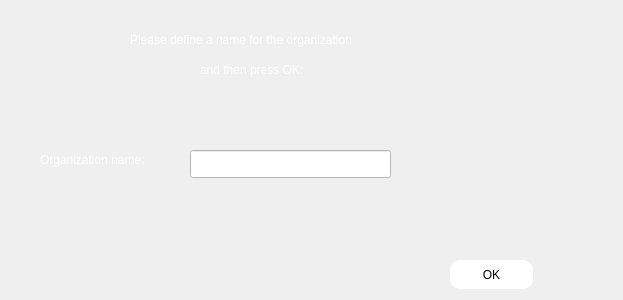
<?xml version="1.0" encoding="UTF-8"?>
<ui version="4.0">
 <class>making_organization</class>
 <widget class="QWidget" name="making_organization">
  <property name="geometry">
   <rect>
    <x>0</x>
    <y>0</y>
    <width>623</width>
    <height>300</height>
   </rect>
  </property>
  <property name="windowTitle">
   <string>Form</string>
  </property>
  <widget class="QLabel" name="label_">
   <property name="geometry">
    <rect>
     <x>130</x>
     <y>30</y>
     <width>331</width>
     <height>20</height>
    </rect>
   </property>
   <property name="styleSheet">
    <string notr="true">#label_
{
color:white;
}</string>
   </property>
   <property name="text">
    <string>Please define a name for the organization</string>
   </property>
  </widget>
  <widget class="QLabel" name="label_2">
   <property name="geometry">
    <rect>
     <x>200</x>
     <y>60</y>
     <width>131</width>
     <height>20</height>
    </rect>
   </property>
   <property name="styleSheet">
    <string notr="true">#label_2
{
color:white;
}</string>
   </property>
   <property name="text">
    <string>and then press OK:</string>
   </property>
  </widget>
  <widget class="QLineEdit" name="led_making">
   <property name="geometry">
    <rect>
     <x>190</x>
     <y>150</y>
     <width>201</width>
     <height>28</height>
    </rect>
   </property>
   <property name="styleSheet">
    <string notr="true">#led_making
{
background-color:white;
}</string>
   </property>
  </widget>
  <widget class="QLabel" name="label_organName">
   <property name="geometry">
    <rect>
     <x>40</x>
     <y>150</y>
     <width>141</width>
     <height>20</height>
    </rect>
   </property>
   <property name="styleSheet">
    <string notr="true">#label_organName
{
color:white;
}</string>
   </property>
   <property name="text">
    <string>Organization name:</string>
   </property>
  </widget>
  <widget class="QPushButton" name="pbn_making">
   <property name="geometry">
    <rect>
     <x>450</x>
     <y>260</y>
     <width>83</width>
     <height>29</height>
    </rect>
   </property>
   <property name="styleSheet">
    <string notr="true">#pbn_making:hover
{
background-color:white;
order:1px solidgreen; 
}
#pbn_making
{
background-color:white;
border-radius:10px;
}</string>
   </property>
   <property name="text">
    <string>OK</string>
   </property>
  </widget>
 </widget>
 <resources/>
 <connections/>
</ui>
